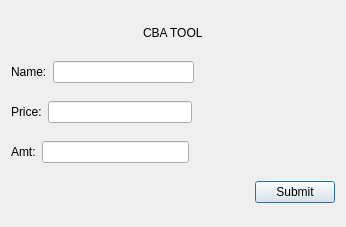
<?xml version="1.0" encoding="UTF-8"?>
<ui version="4.0">
 <class>Dialog</class>
 <widget class="QDialog" name="Dialog">
  <property name="geometry">
   <rect>
    <x>0</x>
    <y>0</y>
    <width>346</width>
    <height>227</height>
   </rect>
  </property>
  <property name="windowTitle">
   <string>Dialog</string>
  </property>
  <layout class="QVBoxLayout" name="verticalLayout">
   <item>
    <layout class="QHBoxLayout" name="horizontalLayout">
     <property name="sizeConstraint">
      <enum>QLayout::SetDefaultConstraint</enum>
     </property>
     <item>
      <spacer name="horizontalSpacer">
       <property name="orientation">
        <enum>Qt::Horizontal</enum>
       </property>
       <property name="sizeHint" stdset="0">
        <size>
         <width>40</width>
         <height>20</height>
        </size>
       </property>
      </spacer>
     </item>
     <item>
      <widget class="QLabel" name="titleLabel">
       <property name="sizePolicy">
        <sizepolicy hsizetype="Fixed" vsizetype="Fixed">
         <horstretch>0</horstretch>
         <verstretch>0</verstretch>
        </sizepolicy>
       </property>
       <property name="text">
        <string>CBA TOOL</string>
       </property>
      </widget>
     </item>
     <item>
      <spacer name="horizontalSpacer_2">
       <property name="orientation">
        <enum>Qt::Horizontal</enum>
       </property>
       <property name="sizeHint" stdset="0">
        <size>
         <width>40</width>
         <height>20</height>
        </size>
       </property>
      </spacer>
     </item>
    </layout>
   </item>
   <item>
    <layout class="QHBoxLayout" name="horizontalLayout_2">
     <item>
      <widget class="QLabel" name="nameLabel">
       <property name="text">
        <string>Name:</string>
       </property>
      </widget>
     </item>
     <item>
      <widget class="QLineEdit" name="nameLineEdit"/>
     </item>
     <item>
      <spacer name="horizontalSpacer_3">
       <property name="orientation">
        <enum>Qt::Horizontal</enum>
       </property>
       <property name="sizeHint" stdset="0">
        <size>
         <width>40</width>
         <height>20</height>
        </size>
       </property>
      </spacer>
     </item>
    </layout>
   </item>
   <item>
    <layout class="QHBoxLayout" name="horizontalLayout_4">
     <item>
      <widget class="QLabel" name="priceLabel">
       <property name="text">
        <string>Price:</string>
       </property>
      </widget>
     </item>
     <item>
      <widget class="QLineEdit" name="priceLineEdit"/>
     </item>
     <item>
      <spacer name="horizontalSpacer_5">
       <property name="orientation">
        <enum>Qt::Horizontal</enum>
       </property>
       <property name="sizeHint" stdset="0">
        <size>
         <width>40</width>
         <height>20</height>
        </size>
       </property>
      </spacer>
     </item>
    </layout>
   </item>
   <item>
    <layout class="QHBoxLayout" name="horizontalLayout_3">
     <item>
      <widget class="QLabel" name="amtLabel">
       <property name="text">
        <string>Amt:</string>
       </property>
      </widget>
     </item>
     <item>
      <widget class="QLineEdit" name="amtLineEdit"/>
     </item>
     <item>
      <spacer name="horizontalSpacer_4">
       <property name="orientation">
        <enum>Qt::Horizontal</enum>
       </property>
       <property name="sizeHint" stdset="0">
        <size>
         <width>40</width>
         <height>20</height>
        </size>
       </property>
      </spacer>
     </item>
    </layout>
   </item>
   <item>
    <layout class="QHBoxLayout" name="horizontalLayout_5">
     <item>
      <spacer name="horizontalSpacer_6">
       <property name="orientation">
        <enum>Qt::Horizontal</enum>
       </property>
       <property name="sizeHint" stdset="0">
        <size>
         <width>40</width>
         <height>20</height>
        </size>
       </property>
      </spacer>
     </item>
     <item>
      <widget class="QPushButton" name="submitPushButton">
       <property name="text">
        <string>Submit</string>
       </property>
      </widget>
     </item>
    </layout>
   </item>
  </layout>
 </widget>
 <resources/>
 <connections>
  <connection>
   <sender>submitPushButton</sender>
   <signal>clicked()</signal>
   <receiver>nameLineEdit</receiver>
   <slot>selectAll()</slot>
   <hints>
    <hint type="sourcelabel">
     <x>298</x>
     <y>199</y>
    </hint>
    <hint type="destinationlabel">
     <x>118</x>
     <y>70</y>
    </hint>
   </hints>
  </connection>
  <connection>
   <sender>submitPushButton</sender>
   <signal>clicked()</signal>
   <receiver>amtLineEdit</receiver>
   <slot>selectAll()</slot>
   <hints>
    <hint type="sourcelabel">
     <x>298</x>
     <y>199</y>
    </hint>
    <hint type="destinationlabel">
     <x>112</x>
     <y>156</y>
    </hint>
   </hints>
  </connection>
  <connection>
   <sender>submitPushButton</sender>
   <signal>clicked()</signal>
   <receiver>priceLineEdit</receiver>
   <slot>selectAll()</slot>
   <hints>
    <hint type="sourcelabel">
     <x>298</x>
     <y>199</y>
    </hint>
    <hint type="destinationlabel">
     <x>115</x>
     <y>113</y>
    </hint>
   </hints>
  </connection>
 </connections>
</ui>
